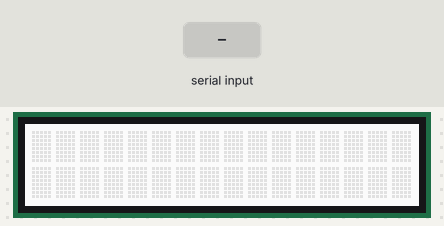
This sketch was run on a simulated Arduino Uno, built with avr-gcc and run on an emulated ATmega328P. Parts: 16×2 character LCD. Inputs (shaded band) come from the test bench. What the sketch prints to the serial monitor is not drawn.

Above: at 1.2 s.
1.3 s: "30,150\n" received over Serial
At 2.1 s:
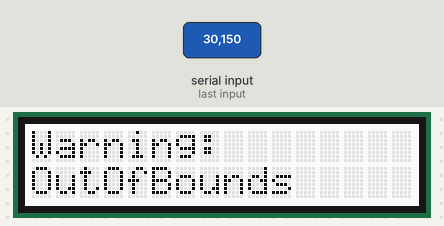
At 3.5 s:
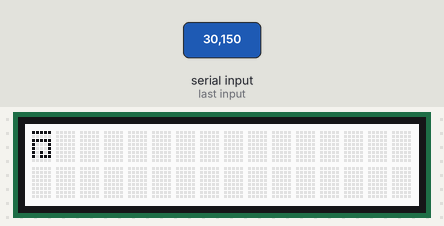
3.8 s: "5\n" received over Serial
At 4.6 s:
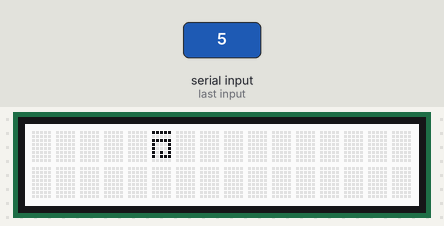
Timing chart, 0 to 6.8 s (numbered marks = the images above; inputs shaded):
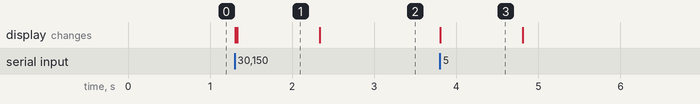

Measured:
- after the input at 1.3 s, the display: first changes at once (image 1 shows a later state)
- after the input at 3.8 s, the display: changes at once (image 3)
- what the display in image 1 shows lasts 1.0 s, from 1.3 s to 2.3 s

The sketch:

custom-char.ino
```cpp
#include <Wire.h>
#include "rgb_lcd.h"

rgb_lcd lcd;

byte hieroglyph[8] =
{
    0b11111,
    0b00000,
    0b11111,
    0b10001,
    0b10001,
    0b10101,
    0b10111,
    0b00000
};

int value = 0;

void setup()
{
    Serial.begin(9600);
    lcd.begin(16, 2);
    #if 1
    lcd.createChar(0, hieroglyph);
    #endif
}

void loop()
{
  if (Serial.available() > 0)
  {
    value = Serial.parseInt();
    lcd.clear();
    if (value <= 15)
    {
      Serial.println(value);
      lcd.setCursor(value, 0);
      lcd.write((unsigned char)0);
    }
    else if (value >= 15)
    {
      if (value > 31)
      {
        Serial.println(value);
        lcd.setCursor(0, 0);
        lcd.write("Warning:");
        lcd.setCursor(0, 1);
        lcd.write("OutOfBounds");
      }
      else
      {
        Serial.println(value);
        lcd.setCursor(value - 16, 1);
        lcd.write((unsigned char)0);
      }
    }
  }
}
```
